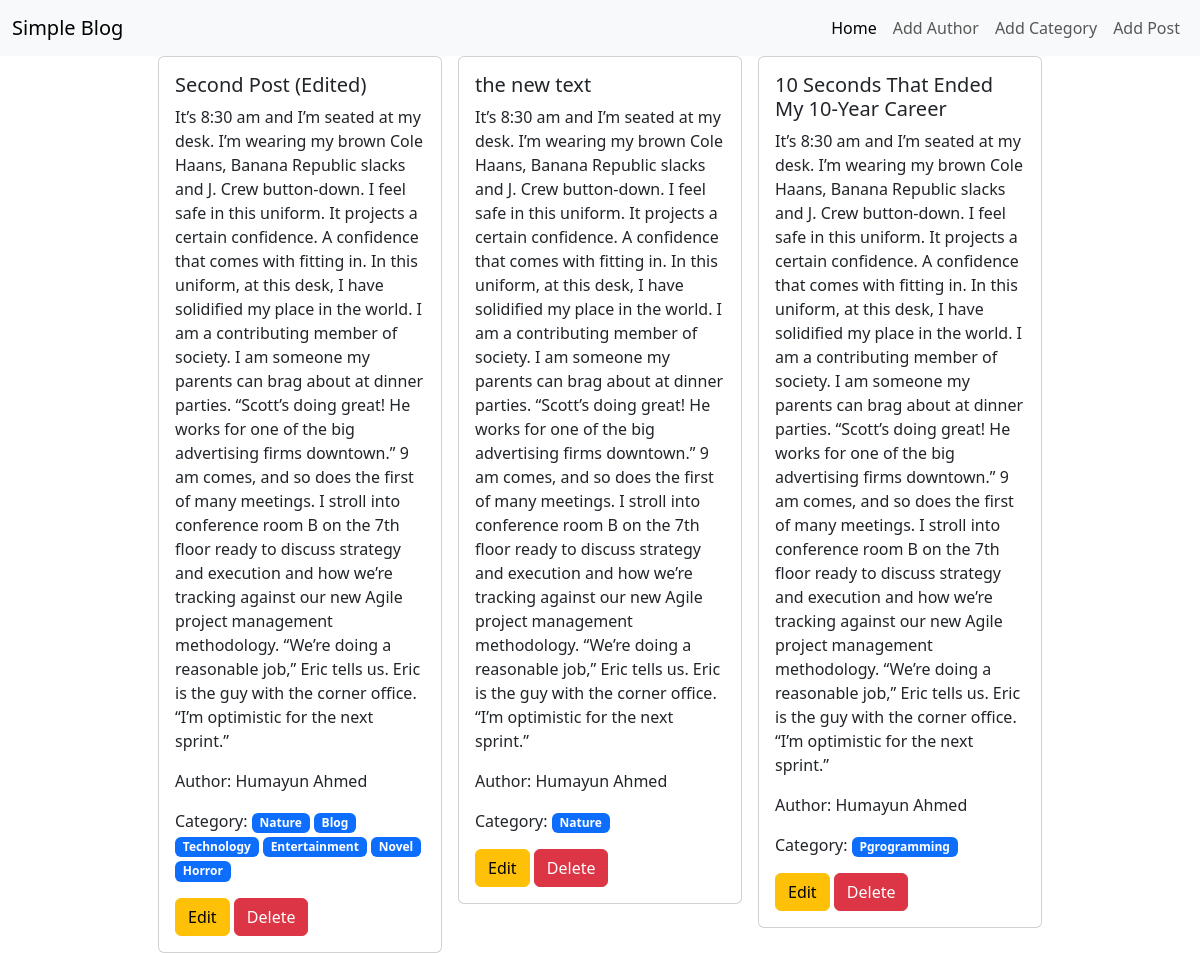
The page / on the database its author committed.
### posts/models.py (models this page shows, shortened)
class Post(models.Model):
    title = models.CharField(max_length=50)
    content = models.TextField()
    categroy = models.ManyToManyField(Category)
    author = models.ForeignKey(Author, on_delete=models.CASCADE)

### author/models.py (models this page shows, shortened)
class Author(models.Model):
    name = models.CharField(max_length=100)
    bio = models.TextField()
    phone = models.CharField(max_length=13)

### categories/models.py (models this page shows, shortened)
class Category(models.Model):
    name = models.CharField(max_length=100)

### blog_project/views.py (the view)
# urls.py: path('', views.home, name='homepage'),
def home(request):
        data = Post.objects.all()
        return render(request, 'home.html', {'data': data})

### templates/home.html
{% extends 'base.html' %}
{% block content %}
  <div class="d-flex flex-wrap justify-content-center">
    {% for post in data %}
      <div class="col-sm-3 mb-3 mb-sm-0">
        <div class="card mx-2">
          <div class="card-body">
            <h5 class="card-title">{{ post.title }}</h5>
            <p class="card-text">{{ post.content }}</p>
            <p>Author: {{ post.author.name }}</p>
            <p>
              Category:{% for cat in post.categroy.all %}
                <span class="badge text-bg-primary text-white">{{ cat.name }}</span>
              {% endfor %}
            </p>
            <a href="{% url 'edit_post' post.id%}" class="btn btn-warning">Edit</a>
            <a href="{% url 'delete_post' post.id %}" class="btn btn-danger">Delete</a>
          </div>
        </div>
      </div>
    {% endfor %}
  </div>
{% endblock %}

### templates/base.html (shortened to what this page needs)
{% load static %}
<!DOCTYPE html>
<html lang="en">
  <head>
    <link rel="stylesheet" href="{% static 'bootstrap-5.3.3-dist/css/bootstrap.min.css' %}" />
  </head>
  <body>
    <nav class="navbar navbar-expand-lg bg-body-tertiary">
      <div class="container-fluid">
        <a class="navbar-brand" href="/">Simple Blog</a>
        <div class="collapse navbar-collapse" id="navbarSupportedContent">
          <ul class="navbar-nav ms-auto mb-2 mb-lg-0">
            <li class="nav-item">
              <a class="nav-link active" aria-current="page" href="{% url 'homepage' %}">Home</a>
            </li>
            <li class="nav-item">
              <a class="nav-link" href="{% url 'add_author' %}">Add Author</a>
            </li>
            <li class="nav-item">
              <a class="nav-link" href="{% url 'add_category' %}">Add Category</a>
            </li>
            <li class="nav-item">
              <a class="nav-link" href="{% url 'add_post' %}">Add Post</a>
            </li>
          </ul>
        </div>
      </div>
    </nav>
    {% block content %}
    {% endblock %}
  </body>
</html>

### rows shown on the page
Post: title "Second Post (Edited)", content "It’s 8:30 am and I’m seated at my desk. I’m wearing my brown Cole Haans, Banana Republic slacks and J. Crew button-down. I feel safe in this uniform. It projects a certain confidence. A confidence that comes with fitting in. In this uniform, at this desk, I have solidified my place in the world. I am a contributing member of society. I am someone my parents can brag about at dinner parties. “Scott’s doing great! He works for one of the big advertising firms downtown.” 9 am comes, and so does the first of many meetings. I stroll into conference room B on the 7th floor ready to discuss strategy and execution and how we’re tracking against our new Agile project management methodology. “We’re…", author.name "Humayun Ahmed"
Category: name "Nature"
Category: name "Blog"
Category: name "Technology"
Category: name "Entertainment"
Category: name "Novel"
Category: name "Horror"
Post: title "the new text", content "It’s 8:30 am and I’m seated at my desk. I’m wearing my brown Cole Haans, Banana Republic slacks and J. Crew button-down. I feel safe in this uniform. It projects a certain confidence. A confidence that comes with fitting in. In this uniform, at this desk, I have solidified my place in the world. I am a contributing member of society. I am someone my parents can brag about at dinner parties. “Scott’s doing great! He works for one of the big advertising firms downtown.” 9 am comes, and so does the first of many meetings. I stroll into conference room B on the 7th floor ready to discuss strategy and execution and how we’re tracking against our new Agile project management methodology. “We’re…", author.name "Humayun Ahmed"
Post: title "10 Seconds That Ended My 10-Year Career", content "It’s 8:30 am and I’m seated at my desk. I’m wearing my brown Cole Haans, Banana Republic slacks and J. Crew button-down. I feel safe in this uniform. It projects a certain confidence. A confidence that comes with fitting in. In this uniform, at this desk, I have solidified my place in the world. I am a contributing member of society. I am someone my parents can brag about at dinner parties. “Scott’s doing great! He works for one of the big advertising firms downtown.” 9 am comes, and so does the first of many meetings. I stroll into conference room B on the 7th floor ready to discuss strategy and execution and how we’re tracking against our new Agile project management methodology. “We’re…", author.name "Humayun Ahmed"
Category: name "Pgrogramming"
